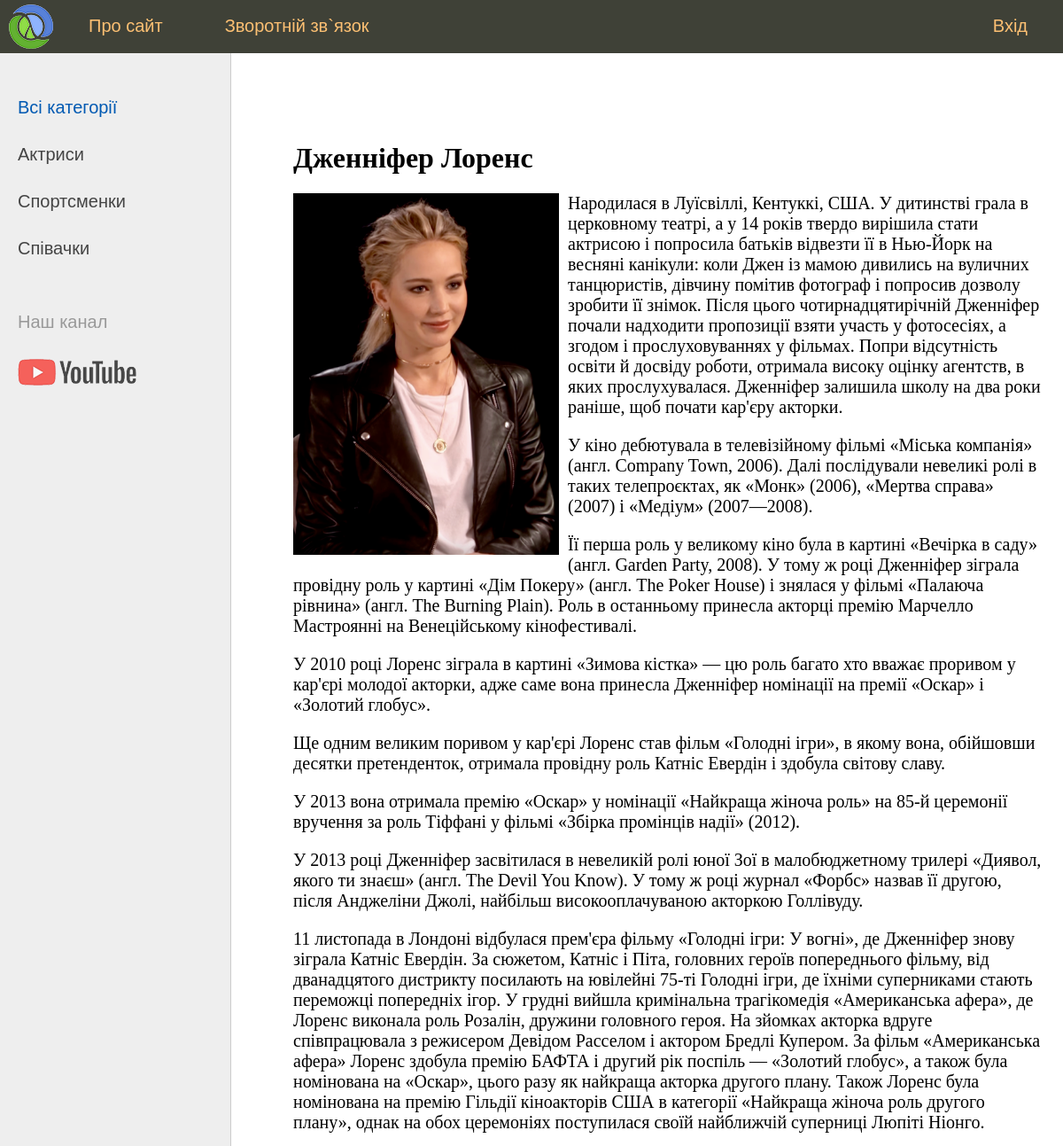
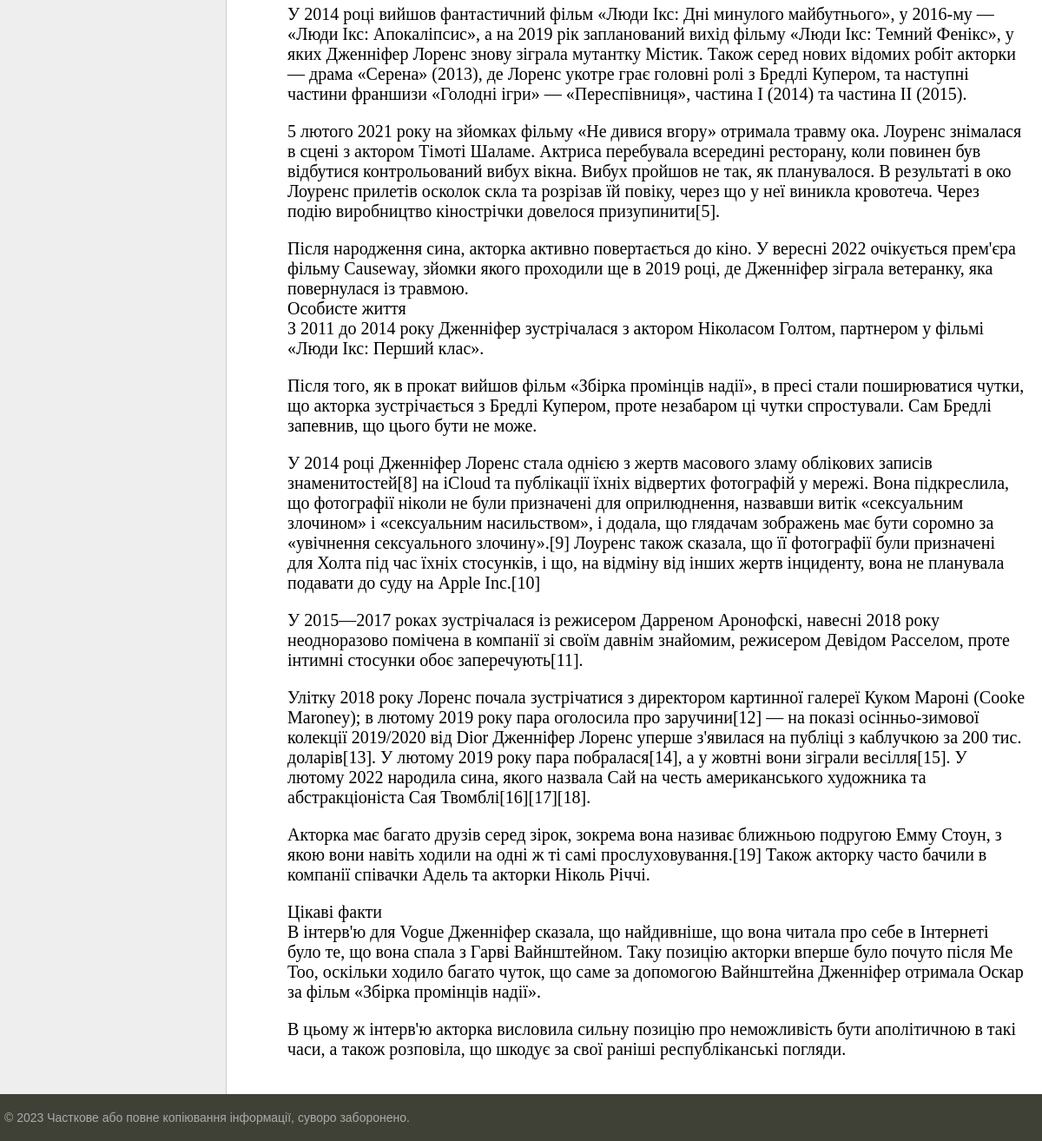
Page /post/dzhennifer-lorens/ on the committed database (2 pictures, top to bottom).
### women/models.py (models this page shows, shortened)
class Category(models.Model):
    name = models.CharField(max_length=100, db_index=True, verbose_name='Категорія')
    slug = models.SlugField(max_length=255, unique=True, db_index=True, verbose_name='URL')
    def get_absolute_url(self):
        return reverse('category', kwargs={'cat_slug': self.slug})
    class Meta:
        verbose_name = 'Категорія'
        verbose_name_plural = 'Категорії'
        ordering = ['id']

class Women(models.Model):
    title = models.CharField(max_length=255, verbose_name='Заголовок')
    slug = models.SlugField(max_length=255, unique=True, db_index=True, verbose_name='URL')
    content = models.TextField(blank=True, verbose_name='Текст публікації')
    photo = models.ImageField(upload_to="photos/%Y/%m/%d/", verbose_name='Фото')
    time_create = models.DateTimeField(auto_now_add=True, verbose_name='Дата створення')
    time_update = models.DateTimeField(auto_now=True, verbose_name='Дата змінення')
    is_published = models.BooleanField(default=True, verbose_name='Опубліковано')
    cat = models.ForeignKey(Category, on_delete=models.PROTECT, verbose_name='Категорія')
    class Meta:
        verbose_name = 'Відомі жінки'
        verbose_name_plural = 'Відомі жінки'
        ordering = ['-time_create', 'title']

### women/views.py (the view)
# urls.py: path('post/<slug:post_slug>/', ShowPost.as_view(), name='post'),
class ShowPost(DataMixin, DetailView):
    model = Women
    template_name = 'women/post.html'
    slug_url_kwarg = 'post_slug'
    context_object_name = 'post'
    def get_context_data(self, *, object_list=None, **kwargs):
        context = super().get_context_data(**kwargs)
        c_def = self.get_user_context(title='post')
        return dict(list(context.items()) + list(c_def.items()))

### women/utils.py (called while the page is built)
    def get_user_context(self, **kwargs):
        context = kwargs
        cats = Category.objects.annotate(Count('women'))
        user_menu = menu.copy()
        if not self.request.user.is_authenticated:
            user_menu.pop(1)
        context['menu'] = user_menu
        context['cats'] = cats
        if 'cat_selected' not in context:
            context['cat_selected'] = 0
        return context

### women/templates/women/post.html
{% extends 'women/base.html' %}
{% block content %}
  <h1>{{ post.title }}</h1>
{% if post.photo %}
  <p><img class="img-article-left" src="{{ post.photo.url }}"></p>
{% endif %}
{{ post.content|linebreaks }}
{% endblock %}

### women/templates/women/base.html (shortened to what this page needs)
<!DOCTYPE html>
{% load static %}
{% load women_tags %}
<html>
<head>
    <link type="text/css" href="{% static 'women/css/styles.css' %}" rel="stylesheet"/>
</head>
<body>
<table class="table-page" border=0 cellpadding="0" cellspacing="0">
    <tr>
        <td valign=top>
            {% block mainmenu %}
            <div class="header">
                <ul id="mainmenu" class="mainmenu">
                    <li class="logo"><a href="{% url 'home' %}">
                        <div class="logo"></div>
                    </a></li>
                    {% for m in menu %}
                        {% if not forloop.last %}
                            <li><a href="{% url m.url_name %}">{{m.title}}</a></li>
                        {% else %}
                            <li class="last"><a href="{% url m.url_name %}">{{m.title}}</a></li>
                        {% endif %}
                    {% endfor %}
                </ul>
            </div>
            {% endblock mainmenu %}
            <table class="table-content" border=0 cellpadding="0" cellspacing="0">
                <tr>
                    <td valign="top" class="left-chapters">
                        <ul id="leftchapters">
                            {% if cat_selected == 0 %}
                                <li class="selected">Всі категорії</li>
                            {% else %}
                                <li><a href="{% url 'home' %}">Всі категорії</a></li>
                            {% endif %}
                            {% for c in cats %}
                                {% if c.women__count > 0 %}
                                    {% if c.pk == cat_selected %}
                                    <li class="selected">{{ c.name }}</li>
                                    {% else %}
                                    <li><a href="{{ c.get_absolute_url }}">{{ c.name }}</a></li>
                                    {% endif %}
                                {% endif %}
                            {% endfor %}
                            <li class="share">
                                <p>Наш канал</p>
                                <a class="share-yt"
                                   href="https://www.youtube.com/watch?v=yNycw9zhO98&list=RDyNycw9zhO98&start_radio=1"
                                   target="_blank" rel="nofollow"></a>
                            </li>
                        </ul>
                    </td>
                    <td valign="top" class="content">
                        <div class="content-text">
                            {% block content %}
                            {% endblock %}
                        </div>
                    </td>
                </tr>
            </table>
        </td>
    </tr>
    <tr>
        <td valign=top>
            <div id="footer">
                <p>&copy; 2023 Часткове або повне копіювання інформації, суворо заборонено.</p>
            </div>
        </td>
    </tr>
</table>
</body>
</html>

### women/static/women/css/styles.css (style rules this page uses)
html, body { font-family: 'Arial'; margin: 0; padding: 0; height: 100%; width: 100%; color: #444; }
a { color: #0059b2; text-decoration: none; }
img { max-width: 600px; height: auto; }
img.img-article-left { max-width: 300px; height: auto; float: left; padding: 0 10px 10px 0; }
.table-page { width: 100%; height: 100%; vertical-align: top; }
.table-page tr { height: 100%; }
.header { background: #3F4137; height: 60px; }
.logo { background: url('../images/logo.png') no-repeat 10px 5px; width: 70px; height: 60px; }
ul.mainmenu { list-style: none; margin: 0; padding: 0; height: 60px; color: #fdc073; font-size: 20px; overflow: hidden; }
ul.mainmenu li { float: left; margin: 18px 40px 0 30px; }
ul.mainmenu li.logo { margin: 0; }
ul.mainmenu li.last { float: right; }
ul.mainmenu li a { color: #fdc073; text-decoration: none; }
.table-content { width: 100%; min-height: 100%; height: 100%; }
.left-chapters { margin: 0; background: #eee; border-right: 1px solid #ccc; min-height: 100%; }
.left-chapters ul { width: 230px; min-height: 100%; margin: 0; padding: 20px 10px 10px 20px; list-style: none; font-size: 20px; }
.left-chapters ul li { margin: 30px 0 0 0; color: #999; }
.left-chapters ul li.selected { color: #0059b2; }
.left-chapters ul li a { color: #444; text-decoration: none; }
.left-chapters ul li.share { margin: 60px 0 0 0; }
.left-chapters ul li.share p { margin: 30px 0 30px 0; }
.left-chapters ul li.share a { display: inline-block; width: 40px; height: 40px; margin: 0 20px 0 0; }
.left-chapters ul li.share a.share-yt { width: 100%; height: 30px; background: url('../images/share_yt.png') no-repeat 0 0 }
.content { padding: 40px 20px 20px 40px; width: 100%; box-sizing: border-box; }
.content-text { margin: 60px 0 0 30px; color: #000; font-size: 20px; font-family: Yandex Sans Display Light; }
.content-text h1 { font-size: 32px; }
#footer { box-sizing: border-box; background: #3F4137; padding: 5px; color: #aaa; font-size: 14px; font-family: Verdana, Geneva, Arial, Helvetica; text-align: left; overflow: hidden; }

### rows in the picture
Category: name "Актриси"
Category: name "Спортсменки"
Category: name "Співачки"
Women: title "Дженніфер Лоренс", photo (picture), content "Народилася в Луїсвіллі, Кентуккі, США. У дитинстві грала в церковному театрі, а у 14 років твердо вирішила стати актрисою і попросила батьків відвезти її в Нью-Йорк на весняні канікули: коли Джен із мамою дивились на вуличних танцюристів, дівчину помітив фотограф і попросив дозволу зробити її знімок. Після цього чотирнадцятирічній Дженніфер почали надходити пропозиції взяти участь у фотосесіях, а згодом і прослуховуваннях у фільмах. Попри відсутність освіти й досвіду роботи, отримала високу оцінку агентств, в яких прослухувалася. Дженніфер залишила школу на два роки раніше, щоб почати кар'єру акторки. У кіно дебютувала в телевізійному фільмі «Міська компанія» (англ. Company Town, 2006).…"

### other values in the picture
{{ m.title }} "Про сайт" "Зворотній зв`язок"
{{ m.title }} "Вхід"
